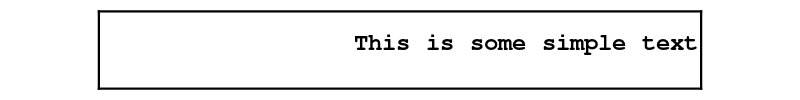

Recreate this plot in R.
library(layoutEngine)
library(layoutEngineRSelenium)
options(layoutEngine.backend=RSeleniumEngine)
## Firefox Selenium docker image
firefox_build <- "3.141.59-20200525"
firefox_image <- paste0("selenium/standalone-firefox-debug:", firefox_build)

## Chrome Selenium docker image
# chrome_build <- "3.141.59-20200525"
# chrome_image <- paste0("selenium/standalone-chrome-debug:", chrome_build)

## Select which image to test
test <- list(name="firefox", image=firefox_image)
# test <- list(name="chrome", image=chrome_image)

## Load custom RSelenium Session 
RSSession <- rSSSession(url="127.0.0.1", portRS=4444, portClient="4444",
                 network="bridge", shm_size="1g",
                 browser_type=test$name, headless=FALSE,
                 image_request=test$image, fresh_pull=FALSE)
options(layoutEngine.rSSSession=RSSession)



## Load libraries for layoutEngine and Backend and set the Backend
library(layoutEngine)
library(layoutEngineRSelenium)
options(layoutEngine.backend=RSeleniumEngine)
## Basic example supplying HTML, FONTS, CSS, ASSETS
HTML <- c('<div>',
          '<p>This is some simple text</p>',
          '<div><img src="assets/nz.png" /></div>',
          '</div>')
FONTS <- cssFontFamily("FreeMono")
CSS <- 'body {font-family: FreeMono;} img {width: 200px; float: right; shape-outside: url("assets/nz.png")}'
ASSETS <- c("nz.png")
## Call layoutEngine
png("essential-example.png", width=400, height=300)
grid.html(html=HTML, fonts=FONTS, css=CSS, assets=ASSETS)
dev.off()




## Load libraries for layoutEngine and Backend and set the Backend
library(layoutEngine)
library(layoutEngineRSelenium)
options(layoutEngine.backend=RSeleniumEngine)
## Basic example supplying HTML, FONTS, CSS, ASSETS
HTML <- c('<div class="content">',
          '<h1>This is some simple text</h1>',
          '</div>')
FONTS <- cssFontFamily("FreeMono")
CSS <- '.content {font-family: FreeMono; border: solid; width: 800px; height: 100px; display: flex; justify-content: right;}'
## Call layoutEngine
png("essential-example.png", width=800, height=100)
grid.html(html=HTML, fonts=FONTS, css=CSS, assets=ASSETS)
dev.off()
